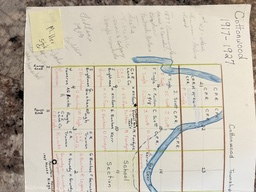
#> input picture maps/rotated/IMG_1674.jpeg, 256 x 192 px, shrunk from 5712 x 4284 before the run, found by its file name
$ python stitch_tps.py
#> lines starting #> are read from the running program, lines starting #| are printed output that depends on the picture; pictures that were not available may be replaced by others from this repository, and a replacement may not be noted
"""Smooth (thin-plate-spline) stitcher.

The banded approach put a separate homography in each horizontal strip, so the
gridlines jumped at every band boundary. This warps the right image with ONE
continuous TPS transform fit through all inlier matches: no boundaries, no steps.
"""
import cv2
import numpy as np

FLANN_INDEX_KDTREE = 1


def match_points(img1, img2, scale=0.25):
    g1 = cv2.cvtColor(cv2.resize(img1, None, fx=scale, fy=scale), cv2.COLOR_BGR2GRAY)
    g2 = cv2.cvtColor(cv2.resize(img2, None, fx=scale, fy=scale), cv2.COLOR_BGR2GRAY)
    sift = cv2.SIFT_create(nfeatures=20000, contrastThreshold=0.02, edgeThreshold=8)
    kp1, des1 = sift.detectAndCompute(g1, None)
    kp2, des2 = sift.detectAndCompute(g2, None)
    print(f"  Keypoints: left={len(kp1)}, right={len(kp2)}")
    flann = cv2.FlannBasedMatcher(dict(algorithm=FLANN_INDEX_KDTREE, trees=5),
                                  dict(checks=100))
    matches = flann.knnMatch(des1, des2, k=2)
    good = [m for m, n in matches if m.distance < 0.7 * n.distance]
    print(f"  Good matches: {len(good)}")
    pts1 = np.float32([kp1[m.queryIdx].pt for m in good]) / scale
    pts2 = np.float32([kp2[m.trainIdx].pt for m in good]) / scale
    return pts1, pts2


def stitch_tps(left_path, right_path, out_path, tps_lambda=2.0, seam_width=120):
    img1 = cv2.imread(left_path)
    img2 = cv2.imread(right_path)
    h1, w1 = img1.shape[:2]
    h2, w2 = img2.shape[:2]
    print(f"  Left: {w1}x{h1}, Right: {w2}x{h2}")

    pts1, pts2 = match_points(img1, img2)
    if len(pts1) < 20:
        print("  ERROR: too few matches")
        return

    # Global homography (img2 -> img1) just to find inliers + canvas size.
    H, mask = cv2.findHomography(pts2, pts1, cv2.RANSAC, 4.0)
    inl = mask.ravel() == 1
    pts1, pts2 = pts1[inl], pts2[inl]
    print(f"  Inliers: {inl.sum()}")

    # Canvas from img1 corners + homography-warped img2 corners.
    corners2 = np.float32([[0, 0], [w2, 0], [w2, h2], [0, h2]]).reshape(-1, 1, 2)
    wc = cv2.perspectiveTransform(corners2, H).reshape(-1, 2)
    xs = [0, w1] + list(wc[:, 0]); ys = [0, h1] + list(wc[:, 1])
    min_x, max_x = int(min(xs)), int(max(xs))
    min_y, max_y = int(min(ys)), int(max(ys))
    cw, ch = max_x - min_x, max_y - min_y
    ox, oy = -min_x, -min_y
    print(f"  Canvas: {cw}x{ch}")

    # TPS maps points in the OUTPUT (canvas) frame back to img2 pixel coords.
    # Source = target canvas positions of matches (pts1 shifted by offset).
    # Target = original img2 coords (pts2). Then we remap.
    dst_canvas = (pts1 + [ox, oy]).astype(np.float32)   # where matches should land
    src_img2 = pts2.astype(np.float32)                  # corresponding img2 coords

    tps = cv2.createThinPlateSplineShapeTransformer(tps_lambda)
    matches = [cv2.DMatch(i, i, 0) for i in range(len(dst_canvas))]
    # estimateTransformation(target, source, matches): builds mapping source->target
    tps.estimateTransformation(src_img2.reshape(1, -1, 2),
                               dst_canvas.reshape(1, -1, 2), matches)

    # Build inverse map: for every canvas pixel, find its img2 coordinate.
    # We sample the canvas grid, push through TPS (canvas->img2), then remap.
    step = 1
    ys_g, xs_g = np.mgrid[0:ch:step, 0:cw:step]
    grid = np.stack([xs_g.ravel(), ys_g.ravel()], axis=1).astype(np.float32)
    mapped = tps.applyTransformation(grid.reshape(1, -1, 2))[1].reshape(-1, 2)
    map_x = mapped[:, 0].reshape(ch, cw).astype(np.float32)
    map_y = mapped[:, 1].reshape(ch, cw).astype(np.float32)

    warped2 = cv2.remap(img2, map_x, map_y, cv2.INTER_LINEAR,
                        borderMode=cv2.BORDER_CONSTANT, borderValue=(0, 0, 0))
    print(f"  Right coverage: {int(warped2.any(axis=2).sum()):,} px")

    # Place left image.
    img1_c = np.zeros((ch, cw, 3), dtype=np.uint8)
    img1_c[oy:oy + h1, ox:ox + w1] = img1

    m1 = img1_c.any(axis=2)
    m2 = warped2.any(axis=2)
    only1 = m1 & ~m2
    only2 = m2 & ~m1
    both = m1 & m2

    out = np.where(only2[..., None], warped2, img1_c).astype(np.uint8)
    # Narrow feathered seam at overlap midline so misalignment can't ghost.
    for y in range(ch):
        cols = np.where(both[y])[0]
        if cols.size == 0:
            continue
        seam = (cols.min() + cols.max()) // 2
        lo, hi = seam - seam_width, seam + seam_width
        rr = np.arange(cols.min(), cols.max() + 1)
        out[y, rr[rr >= hi]] = warped2[y, rr[rr >= hi]]
        feat = rr[(rr >= lo) & (rr < hi)]
        if feat.size:
            a = ((feat - lo) / (hi - lo))[:, None]
            out[y, feat] = (img1_c[y, feat] * (1 - a) + warped2[y, feat] * a).astype(np.uint8)

    cv2.imwrite(out_path, out, [cv2.IMWRITE_JPEG_QUALITY, 95])
    print(f"  Saved: {out_path} ({cw}x{ch})")


if __name__ == "__main__":
    import sys
    which = sys.argv[1] if len(sys.argv) > 1 else "all"
    jobs = {
        "7475": ("IMG_1674.jpeg", "IMG_1675.jpeg", "merged_74_75.jpeg"),
        "7677": ("IMG_1676.jpeg", "IMG_1677.jpeg", "merged_76_77.jpeg"),
        "7879": ("IMG_1678.jpeg", "IMG_1679.jpeg", "merged_78_79.jpeg"),
        "8081": ("IMG_1680.jpeg", "IMG_1681.jpeg", "merged_80_81.jpeg"),
    }
    for key, (l, r, o) in jobs.items():
        if which in ("all", key):
            print(f"=== {key} ===")
            stitch_tps(l, r, o)
#> in stitch_tps, img1 is the input picture: shape (192, 256, 3); mean B, G, R 178.6, 192.5, 199.9
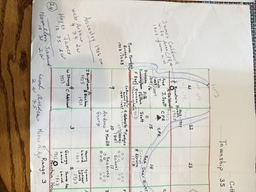
#> input picture maps/rotated/IMG_1678.jpeg, 256 x 192 px, shrunk from 5712 x 4284 before the run, given in place of IMG_1675.jpeg, which was not available
#> in stitch_tps, img2 is the input picture: shape (192, 256, 3); mean B, G, R 180.1, 190.6, 197
#|   Left: 256x192, Right: 256x192
#> in match_points, `g1 = cv2.cvtColor(cv2.resize(img1, None, fx=scale, fy=scale), cv2.COLO..`:
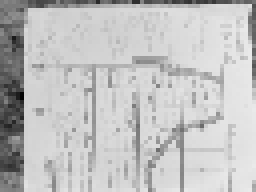
#> g1: shape (48, 64) (shown 4 times larger); min 3, max 234, mean 193.2
#> in match_points, `g2 = cv2.cvtColor(cv2.resize(img2, None, fx=scale, fy=scale), cv2.COLO..`:
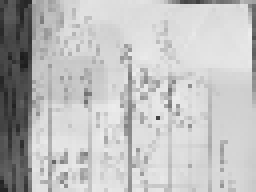
#> g2: shape (48, 64) (shown 4 times larger); min 28, max 236, mean 190.9
#> in match_points, `kp1, des1 = sift.detectAndCompute(g1, None)`: kp1 = 13 keypoints; strongest (x, y, size): (4, 10, 2.4), (9, 35, 6.4), (48, 34, 2.5), (43, 39, 2.5)
#> in match_points, `kp2, des2 = sift.detectAndCompute(g2, None)`: kp2 = 23 keypoints; strongest (x, y, size): (9, 36, 3.5), (13, 33, 9.9), (9, 41, 2), (18, 41, 2.3)
#|   Keypoints: left=13, right=23
#> in match_points, `matches = flann.knnMatch(des1, des2, k=2)`: matches = 13 matches
#> in match_points, `good = [m for m, n in matches if m.distance < 0.7 * n.distance]`: good = 1 matches
#|   Good matches: 1
#> in match_points, `pts1 = np.float32([kp1[m.queryIdx].pt for m in good]) / scale`: pts1 = [[36.4, 139.4]]
#> in match_points, `pts2 = np.float32([kp2[m.trainIdx].pt for m in good]) / scale`: pts2 = [[53.27, 131.3]]
#> in stitch_tps, `pts1, pts2 = match_points(img1, img2)`: pts1 = [[36.4, 139.4]]; pts2 = [[53.27, 131.3]]
            print()
#> pass 2 of the loop `for key, (l, r, o) in jobs.items():`:
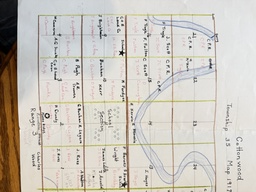
#> input picture maps/rotated/IMG_1676.jpeg, 256 x 192 px, shrunk from 5712 x 4284 before the run, found by its file name
#> in stitch_tps, img1 is the input picture: shape (192, 256, 3); mean B, G, R 191.2, 199.2, 204
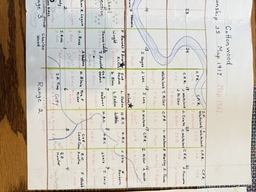
#> input picture maps/rotated/IMG_1677.jpeg, 256 x 192 px, shrunk from 5712 x 4284 before the run, found by its file name
#> in stitch_tps, img2 is the input picture: shape (192, 256, 3); mean B, G, R 181.4, 192.3, 198.5
#|   Left: 256x192, Right: 256x192
#> in match_points (call 2), `g2 = cv2.cvtColor(cv2.resize(img2, None, fx=scale, fy=scale), cv2.COLO..`:
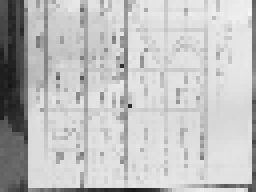
#> g2: shape (48, 64) (shown 4 times larger); min 21, max 246, mean 192
#> kp1 = 16 keypoints; strongest (x, y, size): (30, 6, 2.4), (8, 23, 6.4), (9, 40, 2.4), (12, 38, 1.8)
#> kp2 = 22 keypoints; strongest (x, y, size): (5, 31, 3), (8, 7, 2.9), (8, 14, 3.1), (33, 15, 1.9)
#|   Keypoints: left=16, right=22
#> matches = 16 matches
#|   Good matches: 1
#> in match_points (call 2), `pts1 = np.float32([kp1[m.queryIdx].pt for m in good]) / scale`: pts1 = [[48.08, 153.7]]
#> in match_points (call 2), `pts2 = np.float32([kp2[m.trainIdx].pt for m in good]) / scale`: pts2 = [[132.3, 61.66]]
#> in stitch_tps (call 2), `pts1, pts2 = match_points(img1, img2)`: pts1 = [[48.08, 153.7]]; pts2 = [[132.3, 61.66]]
#> pass 3 of the loop `for key, (l, r, o) in jobs.items():`:
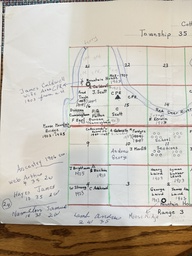
#> input picture maps/IMG_1678.jpeg, 192 x 256 px, shrunk from 4284 x 5712 before the run
#> in stitch_tps, img1 is the input picture: shape (256, 192, 3); mean B, G, R 180.1, 190.6, 197.1
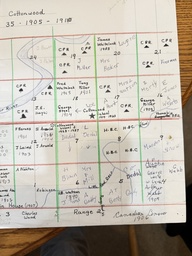
#> input picture maps/IMG_1679.jpeg, 192 x 256 px, shrunk from 4284 x 5712 before the run
#> in stitch_tps, img2 is the input picture: shape (256, 192, 3); mean B, G, R 173.8, 185.1, 192.2
#|   Left: 192x256, Right: 192x256
#> g1: shape (64, 48)
#> in match_points (call 3), `g2 = cv2.cvtColor(cv2.resize(img2, None, fx=scale, fy=scale), cv2.COLO..`:
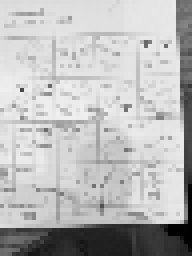
#> g2: shape (64, 48) (shown 4 times larger); min 1, max 241, mean 186.1
#> kp1 = 22 keypoints; strongest (x, y, size): (36, 54, 3.5), (33, 51, 8.5), (41, 55, 2), (41, 45, 2.2)
#> kp2 = 16 keypoints; strongest (x, y, size): (44, 54, 2.7), (43, 57, 2.1), (44, 27, 1.8), (17, 55, 2.8)
#|   Keypoints: left=22, right=16
#> matches = 22 matches
#> good = []
#|   Good matches: 0
#> in match_points (call 3), `pts1 = np.float32([kp1[m.queryIdx].pt for m in good]) / scale`: pts1 = empty array
#> the loop made 4 passes; the first 3 are shown
